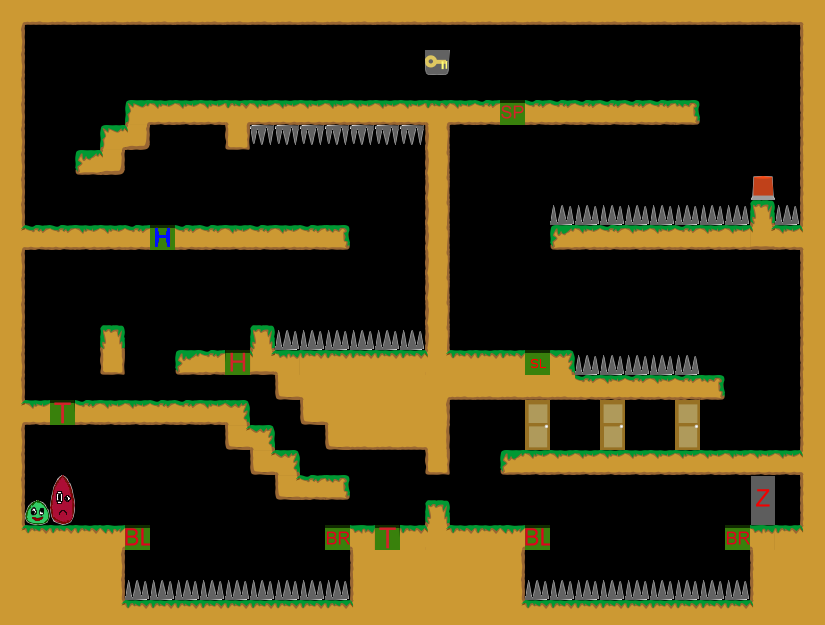

A level layout from a 2D game, rendered from its tile map. Below: a short description, then the map file with tile-grid data replaced by summaries:
An orthogonal 33x25 tile map with 25x25 px tiles, 1 tile layer (Kachelebene 1).

<map version="1.0" orientation="orthogonal" width="33" height="25" tilewidth="25" tileheight="25">
 <tileset firstgid="1" name="Tileset" tilewidth="25" tileheight="25">
  <image source="../../../img/Tileset.png" width="400" height="250" />
 </tileset>
 <layer name="Kachelebene 1" width="33" height="25">
  <data>[825 cells, 352 non-empty, 48 distinct tile ids]</data>
 </layer>
</map>
